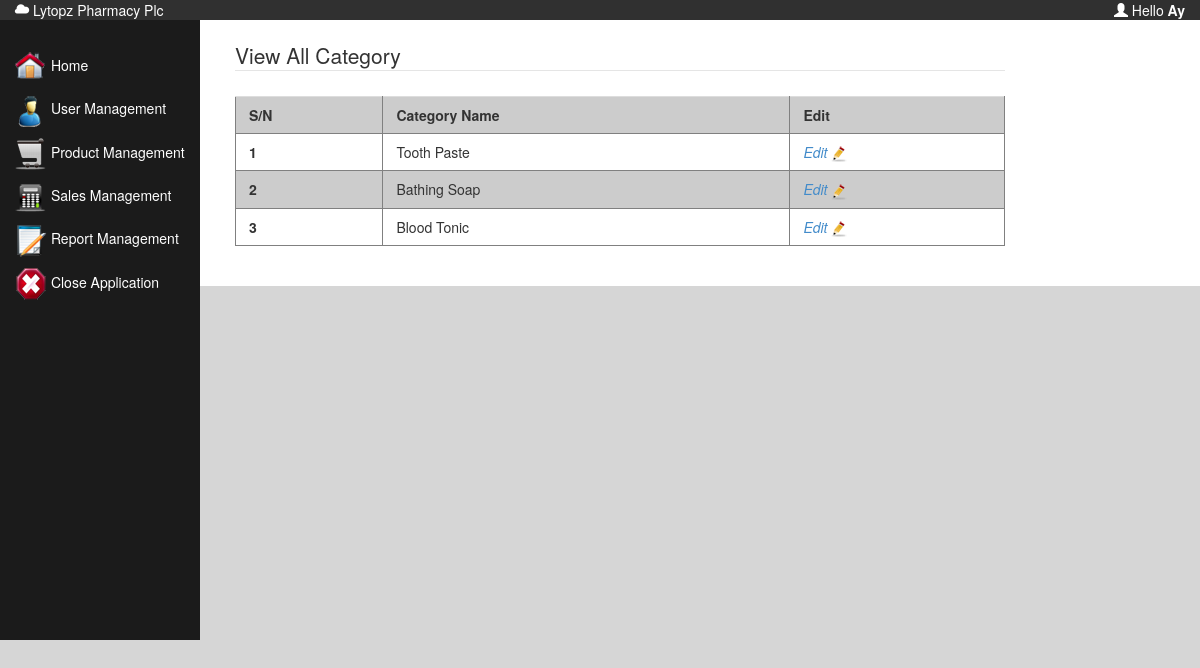
The app's page /viewCategory.php (signed in) with its own data.
### tables this page shows
CREATE TABLE `category` (
  `cat_id` int(11) NOT NULL,
  `cat_name` varchar(50) NOT NULL
);

### include.php (called while the page is built, shortened)
<?php
	$viewCreatedForms = new viewFormSubmit;
?>

### class/viewFormSubmit.php (called while the page is built, shortened)
<?php
class viewFormSubmit implements IformSubmitView
{
	public $allCategory=array();
public function viewCategory($id)
{
	if ($id==true)
	{
		$sql = mysql_query(sprintf("SELECT DISTINCT cat_name,cat_id FROM category WHERE cat_id='%s'",
		get_magic_quotes_gpc() ? $id : addslashes($id)));
	}else {
	$sql = mysql_query("SELECT DISTINCT cat_name,cat_id FROM category") or die(mysql_error());
	}
	 if (mysql_num_rows($sql)>0)
	 {
		 while($allCat = mysql_fetch_assoc($sql))
		 {
			 array_push($this->allCategory,$allCat);
		 }
	 }
	 return $this->allCategory;
}
}
?>

### viewCategory.php (the view, shortened to what this page needs)
<?php require_once('include.php')?>
<!DOCTYPE html PUBLIC "-//W3C//DTD XHTML 1.0 Transitional//EN" "http://www.w3.org/TR/xhtml1/DTD/xhtml1-transitional.dtd">
<html xmlns="http://www.w3.org/1999/xhtml">
<head>
<link href="css/style.css" rel="stylesheet" />
<link href="bootstrap/css/bootstrap.css" rel="stylesheet" />
<link href="bootstrap/css/bootstrap-theme.css" rel="stylesheet"/>
</head>
<body style="background-color:#D6D6D6;">
<div class="container-fluid">
<div class="row" style="background-color:#303030; color:#FFF;">
<div class="col-xs-4">
<div style="float:left; text-align:left;font:Tahoma, Geneva, sans-serif; font-size:14px;">
<span class="glyphicon glyphicon-cloud"></span> Lytopz Pharmacy Plc</div>
</div>
<div class="col-xs-8">
<div style="float:right; text-align:left;font:Tahoma, Geneva, sans-serif; font-size:14px;">
<span class="glyphicon glyphicon-user"></span> Hello <?php echo '<strong>'.ucwords($_SESSION['username']).'</strong>';;?>
</div>
</div>
</div>
<div class="row">
<div class="col-xs-2" style="background-color:#1B1B1B;height:620px;">
  <?php include('sidebar.php');?>
</div>
<div class="col-xs-10" style="background-color:#FFF;padding:20px;">
<div class="col-xs-10">
<fieldset>
<legend>View All Category </legend>
<?php
$viewCreatedForms->viewCategory($id=false);
$viewCat = $viewCreatedForms->allCategory;
$table = '<table class="table" width="100%"><tr><td>S/N</td><td>Category Name</td><td>Edit</td></tr>';
			$sn = 1;
			for($i=0; $i< count($viewCat); $i++)
			{
			$table .= '<tr><td>'.$sn.'</td><td>'.$viewCat[$i]['cat_name'].'</td><td>'.
			'<a href="createCategory.php?catID='.$viewCat[$i]['cat_id'].'"><i>Edit <img src="image/edit.png" /></a></i>'.'</td>
			</tr>';
			$sn++;
			}
			$table .= '</table>';
			echo $table;
			?>
            </fieldset>
</div>
</div>
</div>
</body>
</html>

### css/style.css (style rules this page uses)
.table { width:100%; margin-top:5px; border-collapse:collapse; }
.table tr:nth-child(even) { background-color: #dddddd, color: #666666;text-indent:5px;height:20px; line-height:10px; }
.table tr:nth-child(odd) { background: #ccc;text-indent:5px; height:20px; line-height:10px; }
.table tr:first-child { font-weight:bold; }
.table td:first-child { font-weight:bold; }
table, td, th { border: 1px solid gray; }

### viewCategory.php (style rules this page uses)
body { font-family:Tahoma, Geneva, sans-serif; }

### records on screen
category: cat_name "Tooth Paste"
category: cat_name "Bathing Soap"
category: cat_name "Blood Tonic"

### other values on screen
$_SESSION['username'] "Ay"
